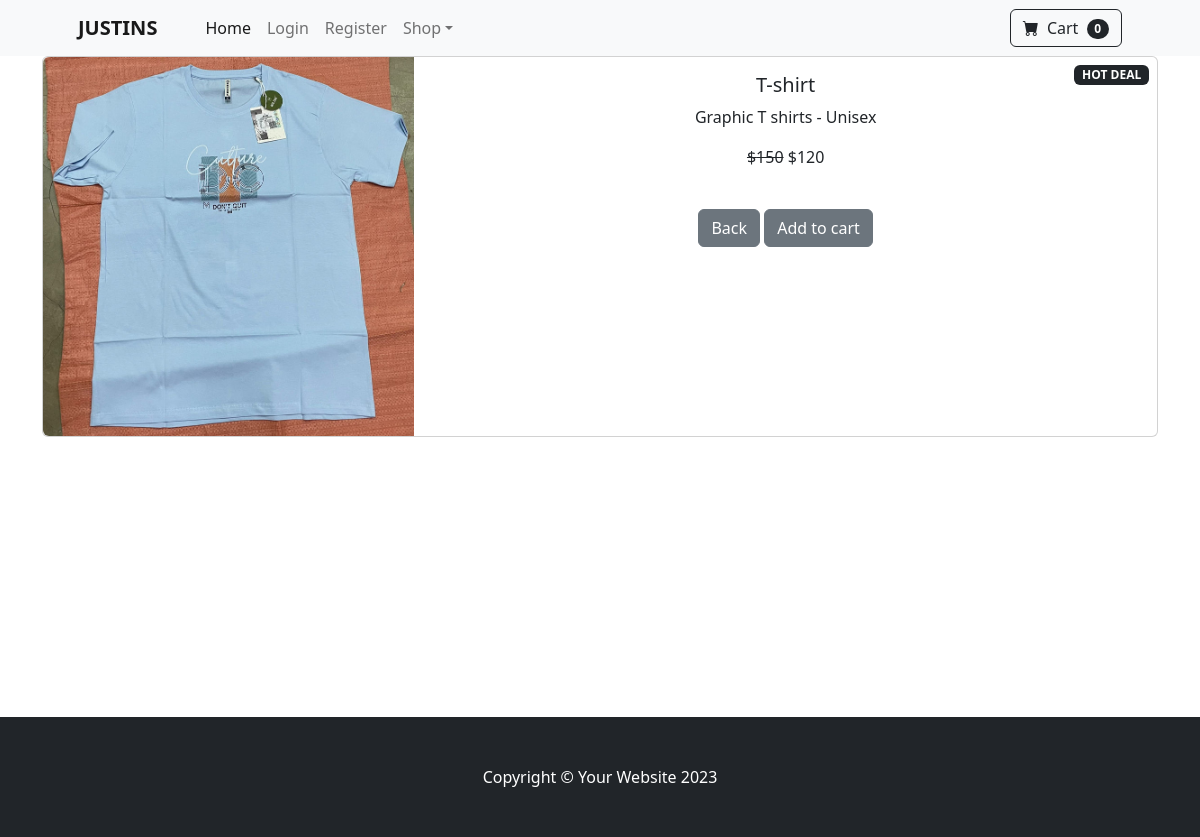
Page /product/3/ on the committed database.
### store/models.py (models this page shows, shortened)
class Product(models.Model):
    name = models.CharField(max_length=100)
    price = models.IntegerField()
    category = models.ForeignKey(Category, on_delete=models.CASCADE)
    description = models.TextField()
    image = models.ImageField(upload_to='uploads/products/')
    is_sales = models.BooleanField(default=False)
    sales_price = models.IntegerField(default=0)

### store/views.py (the view)
# urls.py: path('product/<int:pk>/', views.product_detail, name = 'product'),
def product_detail(request, pk):
    product = Product.objects.get(id=pk)
    return render(request, 'store/product_detail.html', {'product': product})

### cart/cart.py (called while the page is built)
    def __len__(self):
        return len(self.cart)

### cart/context_processors.py (called while the page is built)
def cart(request):
    return {'cart': Cart(request)}

### store/templates/store/product_detail.html (shortened to what this page needs)
{% extends 'store/base.html' %}
{% block content %}
{% include 'store/navbar.html' %}
<div class="container">
    <div class="card mb-3">
        <div class="row g-0">
        <div class="col-md-4">
            <img src="{{product.image.url}}" class="img-fluid rounded-start" alt="...">
        </div>
        <div class="col-md-8">
            <div class="card-body">
                <center>
                <h5 class="card-title">{{product.name}}</h5>
                <p class="card-text">{{product.description}}</p>
                {% if product.is_sales %}
                <div class="badge bg-dark text-white position-absolute" style="top: 0.5rem; right: 0.5rem">HOT DEAL</div>
                <p class="card-text"><strike>${{product.price}}</strike>&nbsp${{product.sales_price}}</p>
                {% else %}
                <p class="card-text">${{product.price}}</p>
                {% endif %}
                <br>
                <a href="{% url 'store:home' %}" class="btn btn-secondary">Back</a>
                <button type="button" value="{{ product.id }}" class="btn btn-secondary" id="add-cart">Add to cart</button>
                </center>
            </div>
        </div>
        </div>
    </div>
</div>
<br>
<br><br><br><br><br><br><br><br><br><br>
{% endblock %}

### rows in the picture
Product: image (picture), name "T-shirt", description "Graphic T shirts - Unisex", price "150", sales_price "120"

### other values in the picture
{{ cart|length }} "0"
